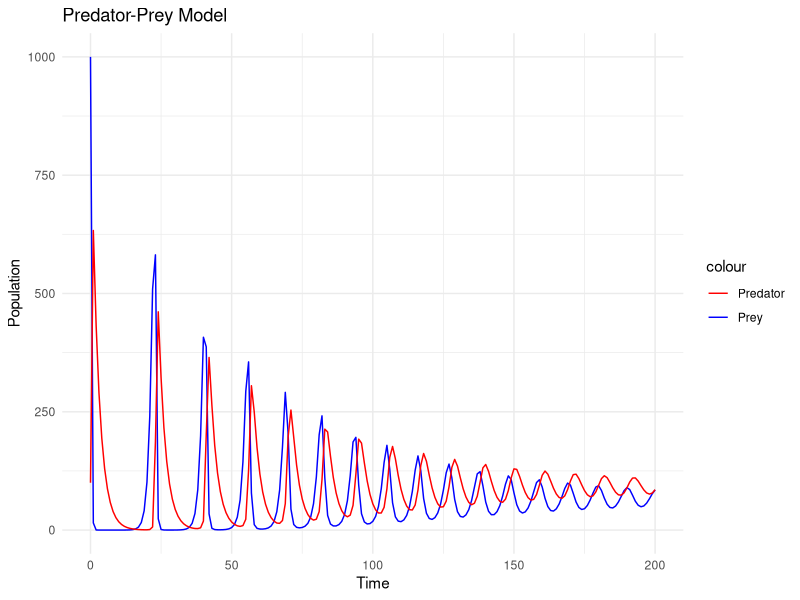
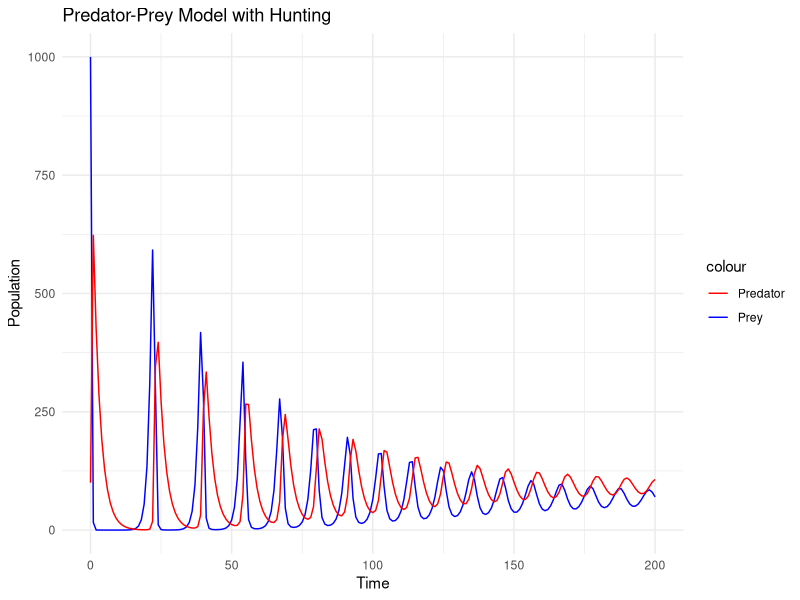
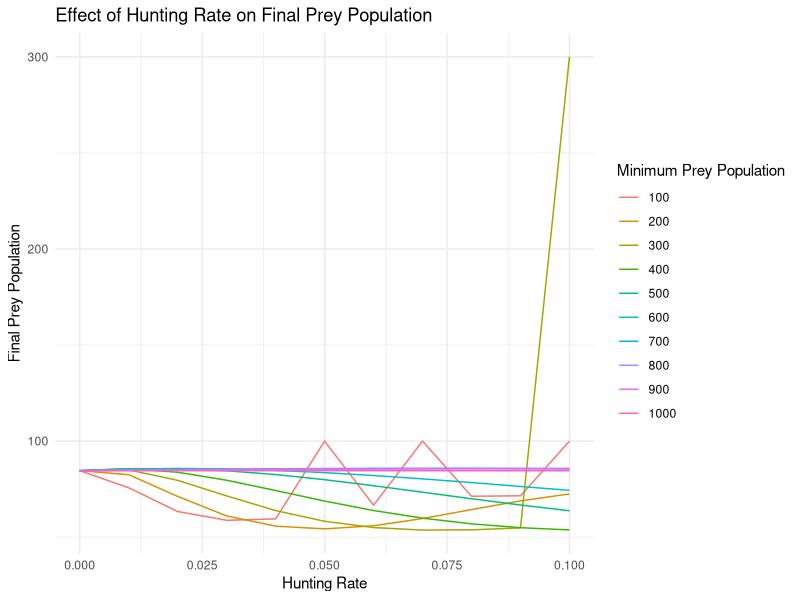

Recreate these plots in R, in order.
## ---- chunk 1
# Load necessary packages
library(deSolve)

# Define parameters
r_prey <- 0.95   # Growth rate of prey
alpha <- 0.01    # Predation rate coefficient
eff <- 0.6       # Conversion efficiency of prey into predators
p_mort <- 0.4    # Mortality rate of predators
K <- 2000        # Carrying capacity of prey

# Define the model
pred_prey_model <- function(t, state, parameters) {
  with(as.list(c(state, parameters)), {
    dPrey <- r_prey * Prey * (1 - Prey / K) - alpha * Prey * Predator
    dPredator <- eff * alpha * Prey * Predator - p_mort * Predator
    list(c(dPrey, dPredator))
  })
}

# Initial state values
initial_state <- c(Prey = 1000, Predator = 100)

# Time points
times <- seq(0, 200, by = 1)

# Parameters
parameters <- c(r_prey = r_prey, alpha = alpha, eff = eff, p_mort = p_mort, K = K)

# Solving the model
out <- ode(y = initial_state, times = times, func = pred_prey_model, parms = parameters)

# Convert output to data frame
out <- as.data.frame(out)

# Plot the results
library(ggplot2)
ggplot(data = out, aes(x = time)) +
  geom_line(aes(y = Prey, color = "Prey")) +
  geom_line(aes(y = Predator, color = "Predator")) +
  labs(title = "Predator-Prey Model", y = "Population", x = "Time") +
  theme_minimal() +
  scale_color_manual(values = c("Prey" = "blue", "Predator" = "red"))

## ---- chunk 2
# Define hunting parameters
hunting_rate <- 0.08   # Proportion of prey hunted per time unit
min_prey_pop <- 500    # Minimum prey population before hunting is allowed

# Modified model with hunting
pred_prey_hunting_model <- function(t, state, parameters) {
  with(as.list(c(state, parameters)), {
    hunting = ifelse(Prey > min_prey_pop, hunting_rate * Prey, 0)
    dPrey <- r_prey * Prey * (1 - Prey / K) - alpha * Prey * Predator - hunting
    dPredator <- eff * alpha * Prey * Predator - p_mort * Predator
    list(c(dPrey, dPredator))
  })
}

# Solving the modified model
out_hunting <- ode(y = initial_state, times = times, func = pred_prey_hunting_model, parms = parameters)

# Convert output to data frame
out_hunting <- as.data.frame(out_hunting)

# Plot the results
ggplot(data = out_hunting, aes(x = time)) +
  geom_line(aes(y = Prey, color = "Prey")) +
  geom_line(aes(y = Predator, color = "Predator")) +
  labs(title = "Predator-Prey Model with Hunting", y = "Population", x = "Time") +
  theme_minimal() +
  scale_color_manual(values = c("Prey" = "blue", "Predator" = "red"))

## ---- chunk 3
#Step 3: Evaluating the Impact of Hunting on Population Stability
# Function to run the model with varying hunting rates and minimum prey populations
run_model <- function(hunting_rate, min_prey_pop) {
  pred_prey_hunting_model <- function(t, state, parameters) {
    with(as.list(c(state, parameters)), {
      hunting = ifelse(Prey > min_prey_pop, hunting_rate * Prey, 0)
      dPrey <- r_prey * Prey * (1 - Prey / K) - alpha * Prey * Predator - hunting
      dPredator <- eff * alpha * Prey * Predator - p_mort * Predator
      list(c(dPrey, dPredator))
    })
  }

  out <- ode(y = initial_state, times = times, func = pred_prey_hunting_model, parms = parameters)
  as.data.frame(out)
}

# Define ranges for exploration
hunting_rates <- seq(0, 0.1, by = 0.01)
min_prey_pops <- seq(100, 1000, by = 100)

# Run simulations
results <- expand.grid(hunting_rate = hunting_rates, min_prey_pop = min_prey_pops)
results$Prey_final <- NA
results$Predator_final <- NA

for (i in 1:nrow(results)) {
  res <- run_model(results$hunting_rate[i], results$min_prey_pop[i])
  results$Prey_final[i] <- tail(res$Prey, 1)
  results$Predator_final[i] <- tail(res$Predator, 1)
}

# Plot results
ggplot(results, aes(x = hunting_rate, y = Prey_final, color = as.factor(min_prey_pop))) +
  geom_line() +
  labs(title = "Effect of Hunting Rate on Final Prey Population", y = "Final Prey Population", x = "Hunting Rate") +
  theme_minimal() +
  scale_color_discrete(name = "Minimum Prey Population")


## ---- chunk 4
#Step 4: Defining Stability and Recommending Sustainable Hunting Level
#We'll define a stability metric based on maintaining the prey #and predator populations above certain thresholds over a long #period. Here, we'll consider the populations stable if both #are above 100 after 50 years.

# Define stability metric
# Define stability criteria
is_stable <- function(prey, predator, threshold = 100, time_horizon = 50) {
  time_idx <- which(times == time_horizon)
  return(prey[time_idx] > threshold & predator[time_idx] > threshold)
}

# Identify sustainable hunting rates
results$Stable <- mapply(is_stable, results$Prey_final, results$Predator_final)

# Find the optimal hunting rate
optimal_hunting <- results[results$Stable == TRUE, ]
optimal_hunting <- optimal_hunting[which.max(optimal_hunting$hunting_rate), ]

# Output the optimal hunting rate and justification
optimal_hunting_rate <- optimal_hunting$hunting_rate
optimal_min_prey_pop <- optimal_hunting$min_prey_pop
cat("Optimal Hunting Rate:", optimal_hunting_rate, "\n")
cat("Minimum Prey Population:", optimal_min_prey_pop, "\n")
cat("Justification: This hunting rate maintains stable populations for both prey and predators, ensuring sustainability.")
